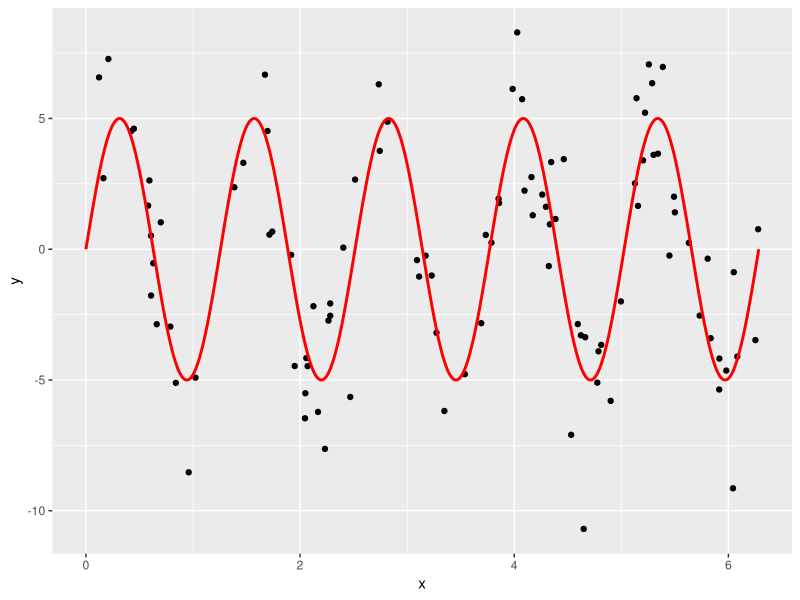

This chart was generated by the following R code: (Note: a time limit stopped this script after it produced the figure.)
# Setup -------------------------------------------------------------------
library(tidyverse)
library(broom)

# Let these be:
# -true function f(x) for a one-dimensional predictor x
# -the standard deviation of the true epsilon i.e. the noise
f <- function(x) {
  5*sin(5*x)
}
sigma <- 2

# This function generates a random sample. Random in terms of both
# -the predictor x
# -the amount of noise eps
generate_sample <- function(f, sample_size, sigma) {
  data_frame(
    x = runif(n = sample_size, min = 0, max = 2*pi),
    f_x = f(x),
    eps = rnorm(n = sample_size, mean = 0, sd = sigma),
    y = f_x + eps
  )
}

# Generate Training Data via Sampling -------------------------------------
# We observe points (x,y). Here we are pretending to know the exact break down 
# of y into f(x) and eps:
train_data <- generate_sample(f, sample_size = 100, sigma = sigma) %>%
  dplyr::select(x, y)

# The true model f(x) is in red:
ggplot(train_data, aes(x=x)) +
  geom_point(aes(y=y)) +
  stat_function(data=data_frame(x=c(0,2*pi)), aes(x=x), fun=f, col="red", n=1000, size=1)





# Compute MSE, Bias^2, Variance for Range of df --------------------------

# Number of simuations to average the behavior of f_hat = y_hat over
n_sim <- 100
# Sample size of each training data
sample_size <- 200
# Value of x for test data
x0 <- 0.5
test_data <- data_frame(x=x0)
# Vector of different degrees of freedom to try:
df_vector <- c(3:99)

# Save values here:
MSE <- rep(0, length(df_vector)) 
bias_squared <- rep(0, length(df_vector))
variance <- rep(0, length(df_vector))

# Do your work here. You'll need a "pull back the curtain" moment at some point:

#for each degree of freedom
for(df_index in 1:length(df_vector)){
  #blank vector to store predictions
  predictions <- rep(0, n_sim)
  
  #run n_sim simulations
  for(i in 1:n_sim){
    #generate train data
    train_data <- generate_sample(f, sample_size = sample_size, sigma = sigma) %>%
      dplyr::select(x, y)
    
    #generate test data
    test_data <- data_frame(x=x0)
    
    #train model with specified df
    model_spline <- smooth.spline(x=train_data$x, y=train_data$y, df=df_vector[df_index])
    
    #predict test data point for this simulation
    predictions[i] <- predict(model_spline, x=test_data$x) %>% 
      tbl_df() %>% 
      .[['y']]
    
    
    
    if(i %% 10 == 0){
      print(i)
    }
  }

  
  set.seed(18)
  #calculate truth
  truth <- data_frame(
    x = rep(x0, n_sim),
    f_x = f(x),
    eps = rnorm(n = n_sim, mean = 0, sd = sigma),
    y = f_x + eps
  )
  truth <- truth %>%
    mutate(y_hat=predictions)
  
  #calculate final values
  summary <- truth %>%
    mutate(resid = y_hat-y, bias = f_x-y_hat) %>%
    summarize(mse = mean(resid^2), bias_sq = mean(bias)^2, variance = var(y_hat))
  
  #set final values in our vectors
  MSE[df_index] <- summary %>%
    .[['mse']]
  bias_squared[df_index] <- summary %>%
    .[['bias_sq']]
  variance[df_index] <- summary %>%
    .[['variance']]
}









# Create Data Frames -------------------------------------------------------
# Create results data frame based on previous results
results <- data_frame(
  df = df_vector,
  MSE = MSE,
  bias_squared = bias_squared,
  variance = variance
) 
# Convert to tidy data format (rows=observations, cols=variables) using
# tidyr::gather
results_tidy <- results %>% 
  tidyr::gather(type, value, -df)





# Plots -------------------------------------------------------

# Plot bias_squared vs variance (on log vs log scale)
bias_sq_vs_var_plot <- 
  ggplot(results, aes(x=bias_squared, y=variance)) +
  geom_text(aes(label=df)) +
  scale_y_log10() +
  scale_x_log10()
bias_sq_vs_var_plot
ggsave(file="bias_sq_vs_var.pdf", plot=bias_sq_vs_var_plot, width = 6, height=4)

# Plot MSE, bias_squared, variance
MSE_plot <- 
  ggplot(results_tidy, aes(x=df, y=value, col=type)) +
  geom_line()
MSE_plot
ggsave(file="MSE.pdf", plot=MSE_plot, width = 6, height=4)
